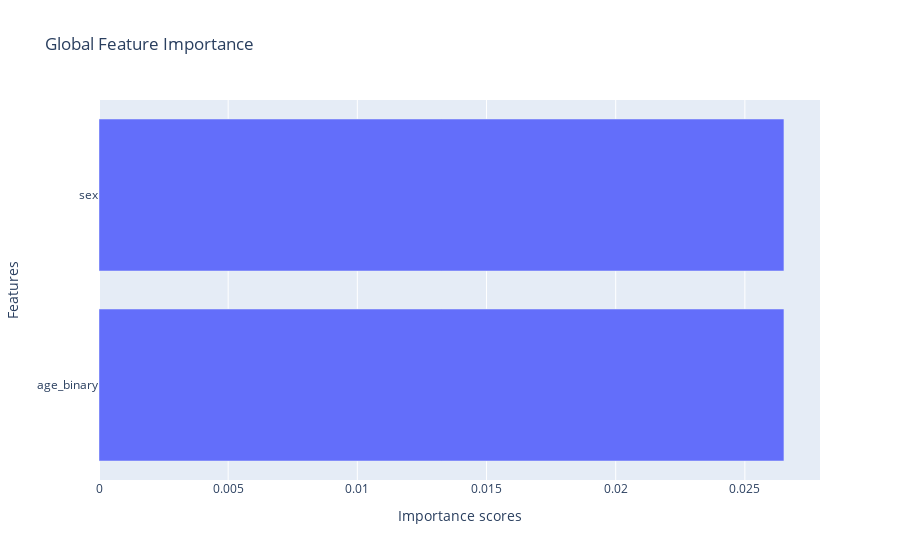

The notebook cell this image was saved under:
### Code cell
print("=" * 70)
print("GLOBAL FEATURE IMPORTANCE (SHAP)")
print("=" * 70)
print("\nSHAP values show how each feature contributes to the model's predictions.")
print("Features pushing predictions toward '>50K' (positive SHAP) vs '<=50K' (negative SHAP).\n")
global_explanations["shap_global"].ipython_plot()

### Figure 1 — Plotly figure (JSON) as saved in the notebook; plotly's stock layout.template omitted (floating-point values rounded to 4 significant figures)
{"data": [{"hovertemplate": "Importance scores=%{x}<br>Features=%{y}<extra></extra>", "legendgroup": "", "marker": {"color": "#636efa", "pattern": {"shape": ""}}, "name": "", "orientation": "h", "showlegend": false, "textposition": "auto", "type": "bar", "x": [0.02651, 0.02651], "xaxis": "x", "y": ["age_binary", "sex"], "yaxis": "y"}], "layout": {"barmode": "relative", "legend": {"tracegroupgap": 0}, "title": {"text": "Global Feature Importance"}, "xaxis": {"anchor": "y", "domain": [0, 1], "title": {"text": "Importance scores"}}, "yaxis": {"anchor": "x", "domain": [0, 1], "title": {"text": "Features"}}}}
